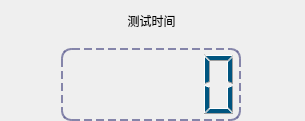
     <widget class="QWidget" name="widget_11" native="true">
      <property name="geometry">
       <rect>
        <x>340</x>
        <y>10</y>
        <width>305</width>
        <height>121</height>
       </rect>
      </property>
      <property name="styleSheet">
       <string notr="true">#time_add{
color:rgb(98,98,147,75%);
border-radius:27px;
}
#time_add:pressed{
color: rgb(255, 85, 0);

}
#time_minus{
border-radius:27px;
color:rgb(98,98,147,75%);
}
#time_minus:pressed{
color: rgb(255, 85, 0);

}</string>
      </property>
      <widget class="QLabel" name="label_25">
       <property name="geometry">
        <rect>
         <x>66</x>
         <y>0</y>
         <width>171</width>
         <height>41</height>
        </rect>
       </property>
       <property name="styleSheet">
        <string notr="true"/>
       </property>
       <property name="text">
        <string>测试时间</string>
       </property>
       <property name="alignment">
        <set>Qt::AlignCenter</set>
       </property>
      </widget>
      <widget class="QLCDNumber" name="lcdNumber">
       <property name="geometry">
        <rect>
         <x>61</x>
         <y>48</y>
         <width>180</width>
         <height>73</height>
        </rect>
       </property>
       <property name="styleSheet">
        <string notr="true">color: rgb(0, 85, 127);
border-style:dashed;
border-width:2px;
border-color: rgb(98,98,147,75%);
border-radius:10px;
</string>
       </property>
      </widget>
      <widget class="QPushButton" name="time_add">
       <property name="geometry">
        <rect>
         <x>250</x>
         <y>57</y>
         <width>54</width>
         <height>54</height>
        </rect>
       </property>
       <property name="styleSheet">
        <string notr="true"/>
       </property>
      </widget>
      <widget class="QPushButton" name="time_minus">
       <property name="geometry">
        <rect>
         <x>-2</x>
         <y>57</y>
         <width>54</width>
         <height>54</height>
        </rect>
       </property>
       <property name="styleSheet">
        <string notr="true"/>
       </property>
      </widget>
     </widget>
